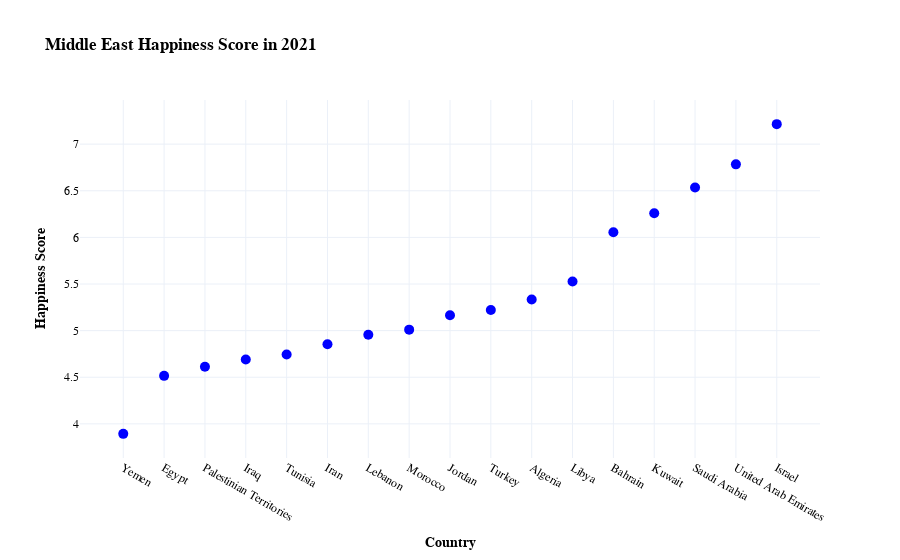

Here is the notebook cell this chart was saved with:
### Markdown cell above
***
- **Israel** has the highest happiness score in Middle East and North Africa.
- **Yemen** has the least happiness score in Middle East and North Africa.

### Code cell
fig=go.Figure()
fig.add_trace(go.Scatter(
    x=middle_east.groupby("Country name").mean().sort_values(by="Life Ladder").index,
    y=middle_east.groupby("Country name").mean().sort_values(by="Life Ladder")["Life Ladder"],
    name='Happines Score',
    mode='markers+text',
    marker_color='blue',
    marker_size=10,
    textposition='top center',
    line=dict(color='red',dash='dash'),
))
fig.update_layout(
    title= "<b>Middle East Happiness Score in 2021</b>",
    xaxis_title="<b>Country</b>",
    yaxis_title="<b>Happiness Score</b>",
    template='plotly_white',
    font=dict(
        size=12,
        color="Black",
        family="Oswald', sans-serif"
        ),
    xaxis=dict(showgrid=True),
    yaxis=dict(showgrid=True),
    yaxis2=dict(showgrid=True,overlaying='y',side='right',title='<b>Happiness Score</b>'),
)
fig.show()

### Figure 1 — Plotly figure (JSON) as saved in the notebook; plotly's stock layout.template omitted (floating-point values rounded to 4 significant figures)
{"data": [{"line": {"color": "red", "dash": "dash"}, "marker": {"color": "blue", "size": 10}, "mode": "markers+text", "name": "Happines Score", "textposition": "top center", "type": "scatter", "x": ["Yemen", "Egypt", "Palestinian Territories", "Iraq", "Tunisia", "Iran", "Lebanon", "Morocco", "Jordan", "Turkey", "Algeria", "Libya", "Bahrain", "Kuwait", "Saudi Arabia", "United Arab Emirates", "Israel"], "y": [3.893, 4.515, 4.612, 4.69, 4.744, 4.854, 4.955, 5.011, 5.165, 5.22, 5.334, 5.526, 6.056, 6.26, 6.535, 6.783, 7.215]}], "layout": {"font": {"color": "Black", "family": "Oswald', sans-serif", "size": 12}, "title": {"text": "<b>Middle East Happiness Score in 2021</b>"}, "xaxis": {"showgrid": true, "title": {"text": "<b>Country</b>"}}, "yaxis": {"showgrid": true, "title": {"text": "<b>Happiness Score</b>"}}, "yaxis2": {"overlaying": "y", "showgrid": true, "side": "right", "title": {"text": "<b>Happiness Score</b>"}}}}
